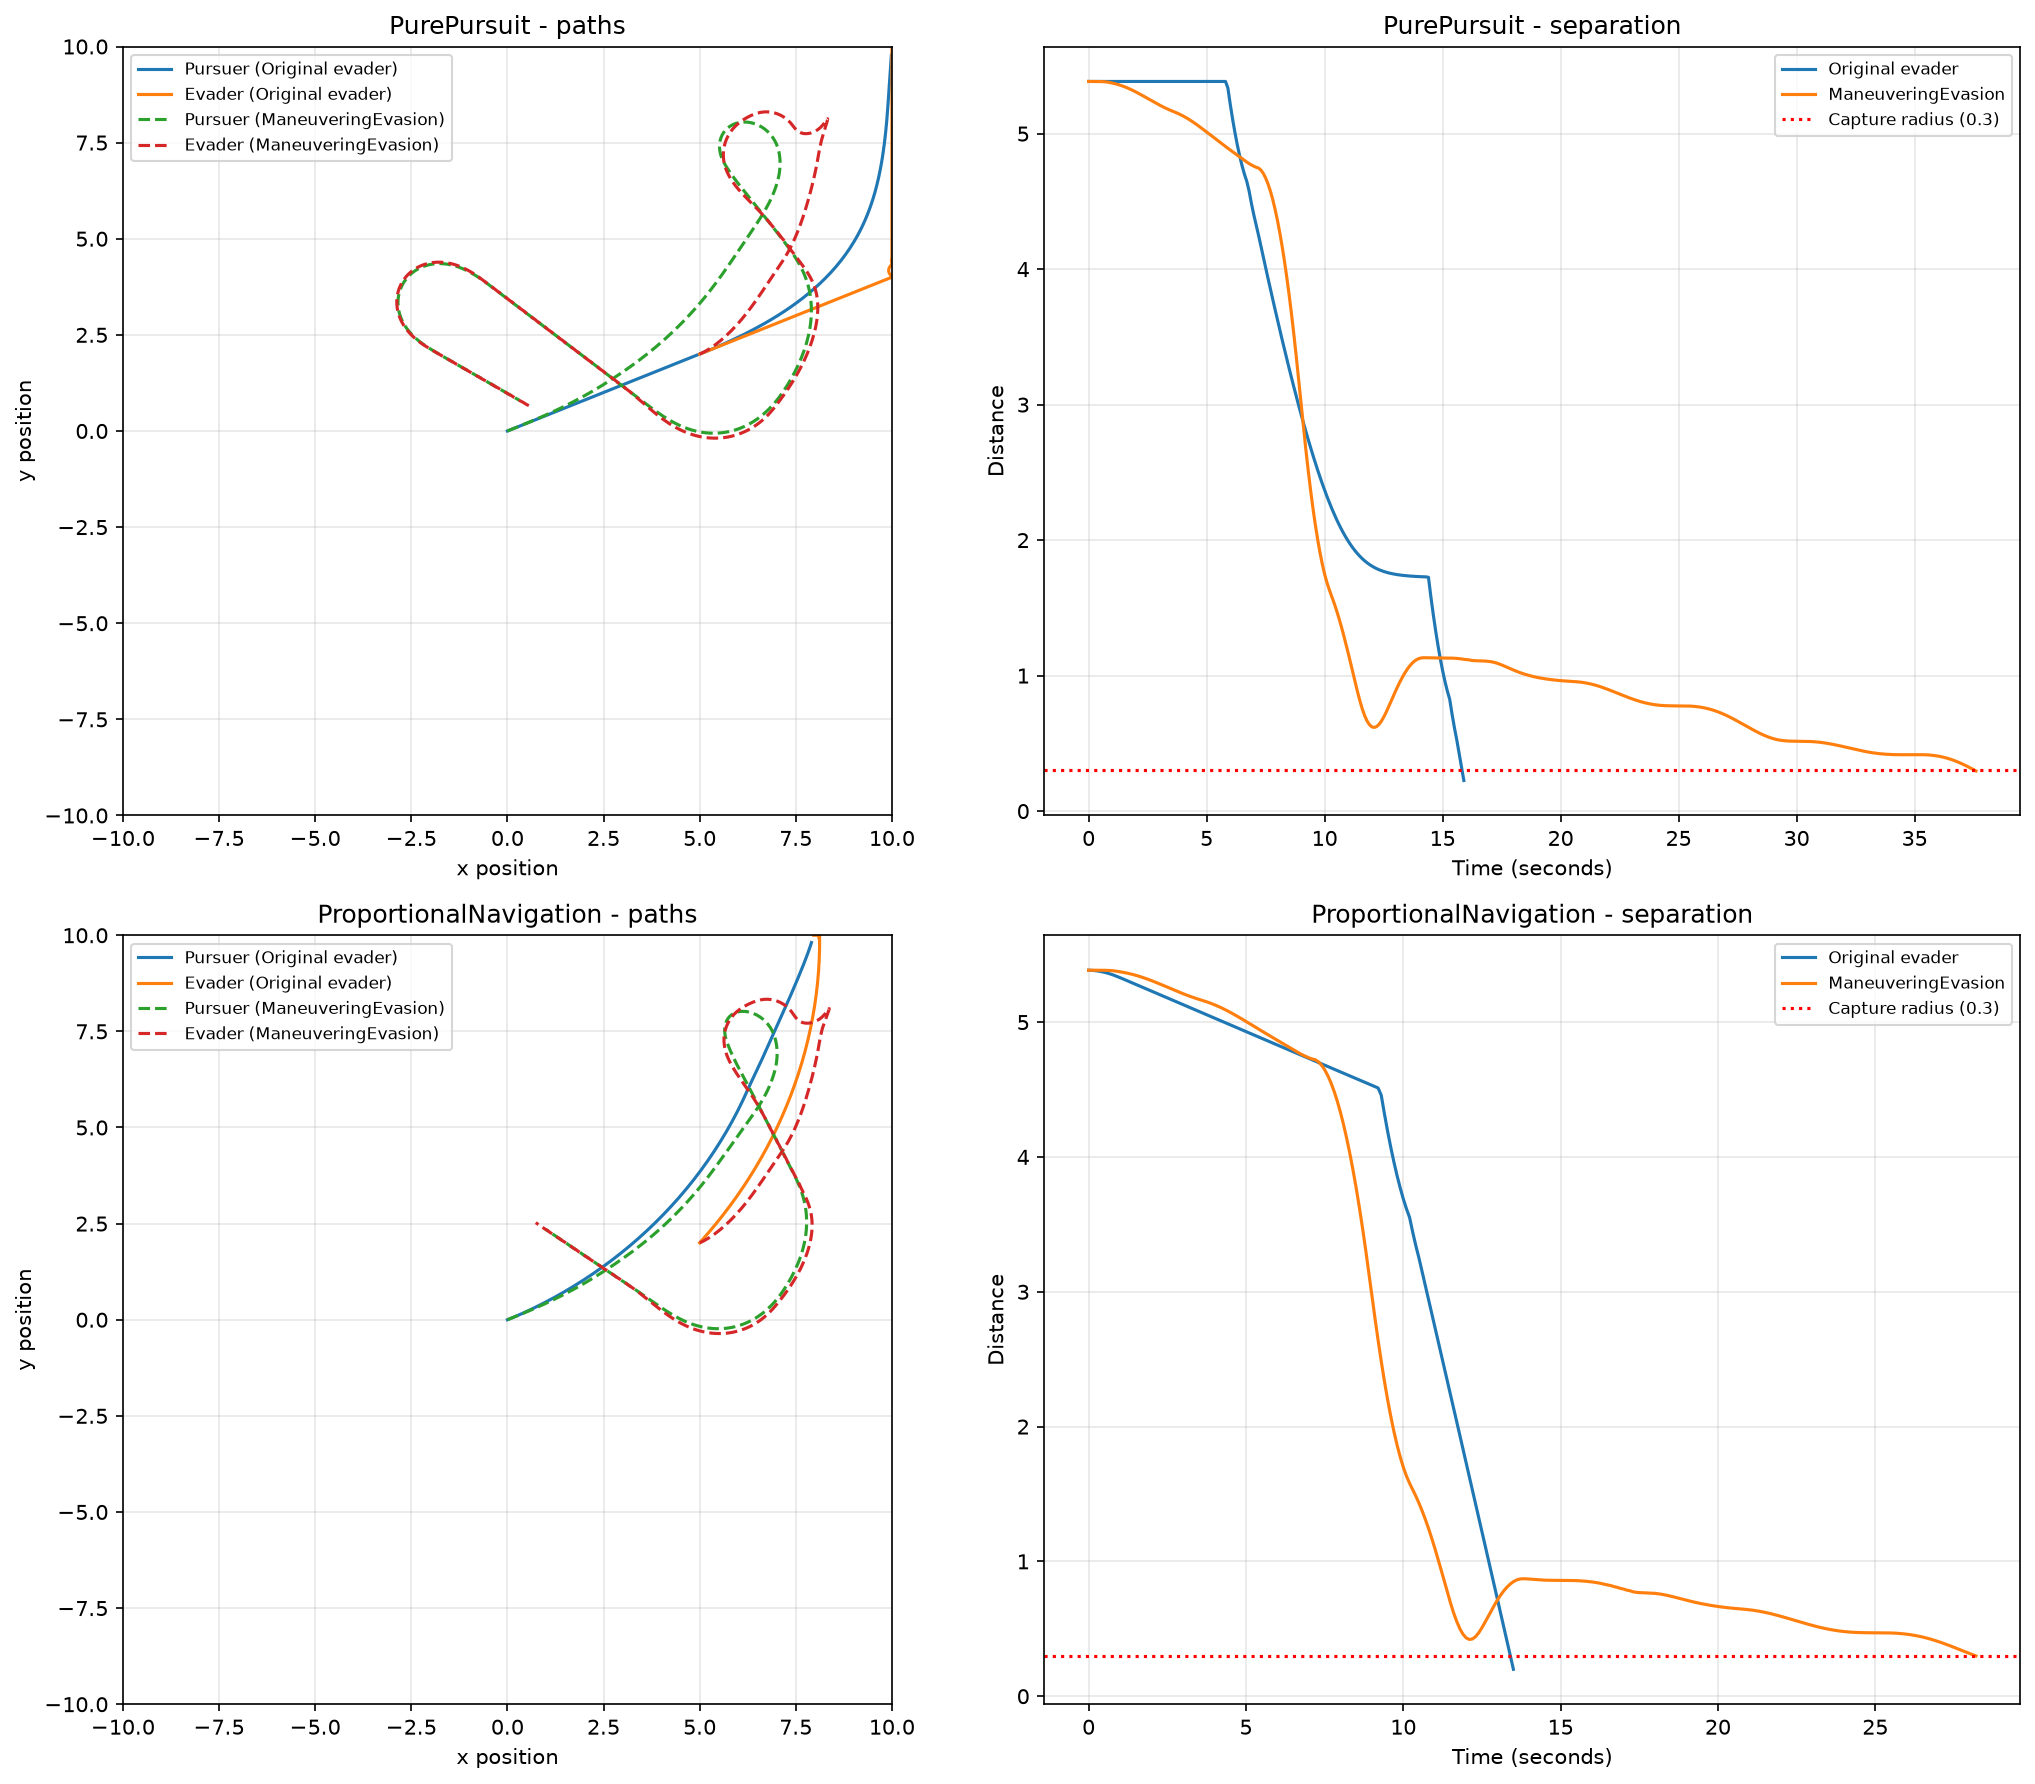

Write Python code to recreate this figure.
from __future__ import annotations

import sys
from pathlib import Path

import matplotlib.pyplot as plt
import numpy as np

TESTS_DIR = Path(__file__).resolve().parent
PROJECT_ROOT = TESTS_DIR.parent
if str(PROJECT_ROOT) not in sys.path:
    sys.path.insert(0, str(PROJECT_ROOT))
if str(TESTS_DIR) not in sys.path:
    sys.path.insert(0, str(TESTS_DIR))

from pursuit_evasion.controllers.evader import (  # noqa: E402
    ManeuveringEvasion,
    ProportionalEvasion,
    PureEvasion,
)
from pursuit_evasion.controllers.pursuer import (  # noqa: E402
    ProportionalNavigation,
    PurePursuit,
)
from vs import MAX_STEPS, MatchResult, run_match  # noqa: E402

MATCHUPS = (
    (PurePursuit, PureEvasion),
    (ProportionalNavigation, ProportionalEvasion),
)


def _capture_time(result: MatchResult) -> float | None:
    if result.capture_step is None:
        return None
    return result.capture_step * 0.1


def _plot_results(
    results: list[tuple[str, MatchResult, str, MatchResult]],
) -> Path:
    figure, axes = plt.subplots(2, 2, figsize=(14, 12))

    for row, (pursuer_name, baseline, maneuver_name, maneuver) in enumerate(results):
        path_axis = axes[row, 0]
        for result, label, style in (
            (baseline, "Original evader", "-"),
            (maneuver, "ManeuveringEvasion", "--"),
        ):
            path_axis.plot(
                result.pursuer_path[:, 0],
                result.pursuer_path[:, 1],
                linestyle=style,
                label=f"Pursuer ({label})",
            )
            path_axis.plot(
                result.evader_path[:, 0],
                result.evader_path[:, 1],
                linestyle=style,
                label=f"Evader ({label})",
            )
        path_axis.set_title(f"{pursuer_name} - paths")
        path_axis.set_xlabel("x position")
        path_axis.set_ylabel("y position")
        path_axis.set_xlim(-10.0, 10.0)
        path_axis.set_ylim(-10.0, 10.0)
        path_axis.set_aspect("equal", adjustable="box")
        path_axis.grid(True, alpha=0.3)
        path_axis.legend(fontsize=8)

        distance_axis = axes[row, 1]
        for result, label in (
            (baseline, "Original evader"),
            (maneuver, "ManeuveringEvasion"),
        ):
            times = np.arange(len(result.separations)) * 0.1
            distance_axis.plot(times, result.separations, label=label)
        distance_axis.axhline(
            0.3,
            color="red",
            linestyle=":",
            label="Capture radius (0.3)",
        )
        distance_axis.set_title(f"{pursuer_name} - separation")
        distance_axis.set_xlabel("Time (seconds)")
        distance_axis.set_ylabel("Distance")
        distance_axis.grid(True, alpha=0.3)
        distance_axis.legend(fontsize=8)

    figure.tight_layout()
    output_path = Path(__file__).with_name("maneuver_vs.png")
    figure.savefig(output_path, dpi=150, bbox_inches="tight")
    print(f"\nVisualization saved to: {output_path}")
    if plt.get_backend().lower() in {
        "agg",
        "cairo",
        "pdf",
        "pgf",
        "ps",
        "svg",
        "template",
    }:
        print("No interactive plot window is available; open the saved image to view it.")
    else:
        plt.show()
    plt.close(figure)
    return output_path


def _check_three_dimensional_call() -> None:
    controller = ManeuveringEvasion(
        dim=3,
        dt=0.1,
        v_max=1.0,
        a_max=1.0,
    )
    position = np.array([4.0, 2.0, 1.0])
    controller.reset(position.copy())
    acceleration = controller.compute(
        position,
        np.zeros(3),
        np.zeros(3),
        np.array([0.1, 0.2, 0.3]),
    )
    assert acceleration.shape == (3,)
    assert np.isfinite(acceleration).all()
    assert np.linalg.norm(acceleration) <= controller.a_max + 1e-9
    print("[PASS] ManeuveringEvasion: finite, bounded 3D acceleration")


def main() -> None:
    print("Maneuvering evader vs original evasion controllers")
    results: list[tuple[str, MatchResult, str, MatchResult]] = []

    for pursuer_type, baseline_evader_type in MATCHUPS:
        baseline = run_match(pursuer_type, baseline_evader_type)
        maneuver = run_match(pursuer_type, ManeuveringEvasion)
        pursuer_name = pursuer_type.__name__
        baseline_name = baseline_evader_type.__name__
        baseline_time = _capture_time(baseline)
        maneuver_time = _capture_time(maneuver)

        assert baseline_time is not None, (
            f"Baseline {pursuer_name} vs {baseline_name} did not capture "
            f"within {MAX_STEPS} steps"
        )
        if maneuver_time is None:
            improvement = "no capture within the simulation limit"
        else:
            improvement = (
                f"{maneuver_time - baseline_time:+.1f}s until capture"
            )
            assert maneuver_time > baseline_time, (
                f"ManeuveringEvasion did not outlast {baseline_name} against "
                f"{pursuer_name}: baseline={baseline_time:.1f}s, "
                f"maneuver={maneuver_time:.1f}s"
            )

        maneuver_outcome = (
            f"{maneuver_time:.1f}s"
            if maneuver_time is not None
            else "not captured"
        )
        print(
            f"[PASS] {pursuer_name}: {baseline_name} capture at "
            f"{baseline_time:.1f}s; ManeuveringEvasion capture at "
            f"{maneuver_outcome} "
            f"({improvement})"
        )
        results.append(
            (pursuer_name, baseline, baseline_name, maneuver)
        )

    _check_three_dimensional_call()
    _plot_results(results)
    print("All maneuver comparisons passed.")


if __name__ == "__main__":
    main()
